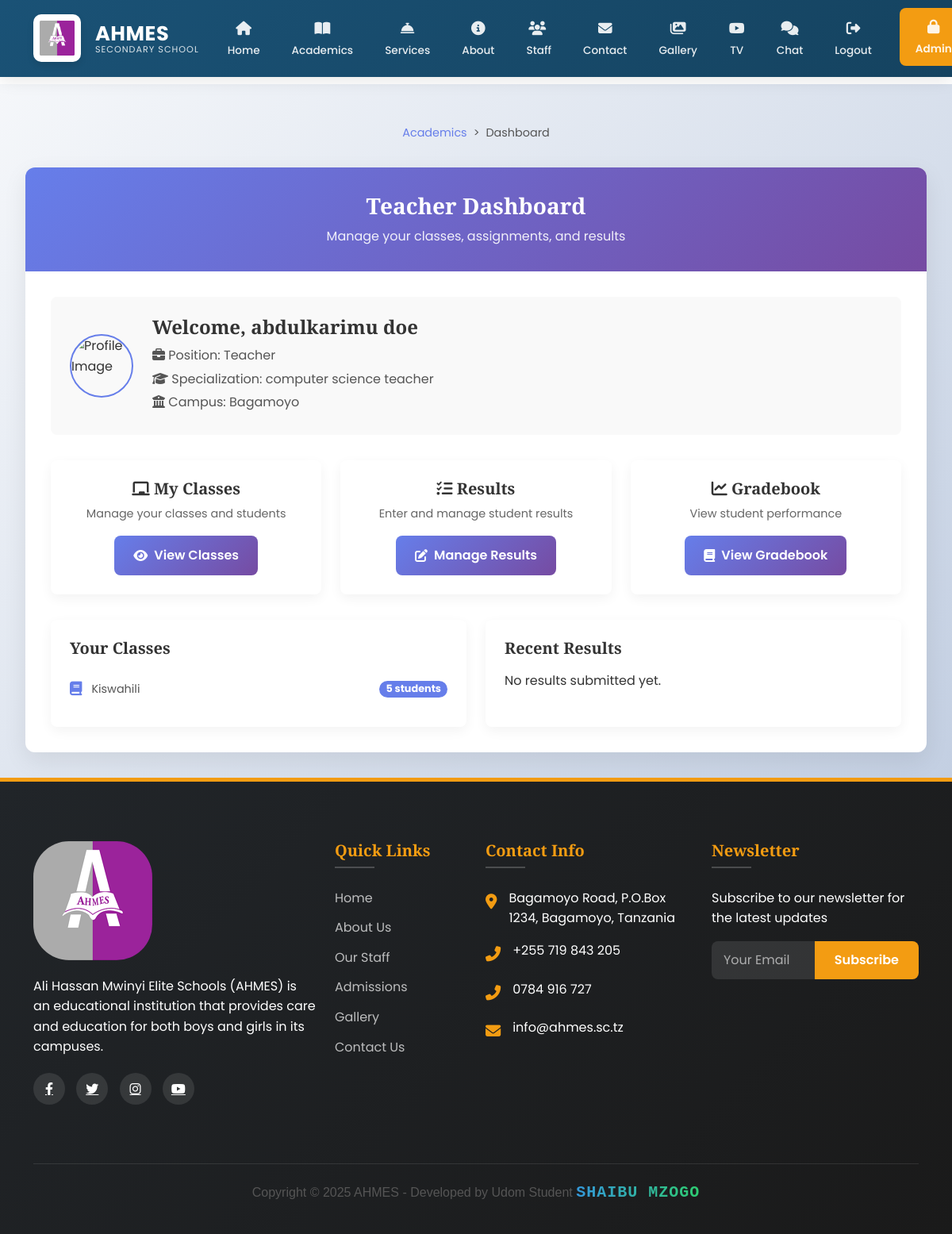
/academics/teacher/dashboard/ (signed in), run on an earlier commit of the app's database.
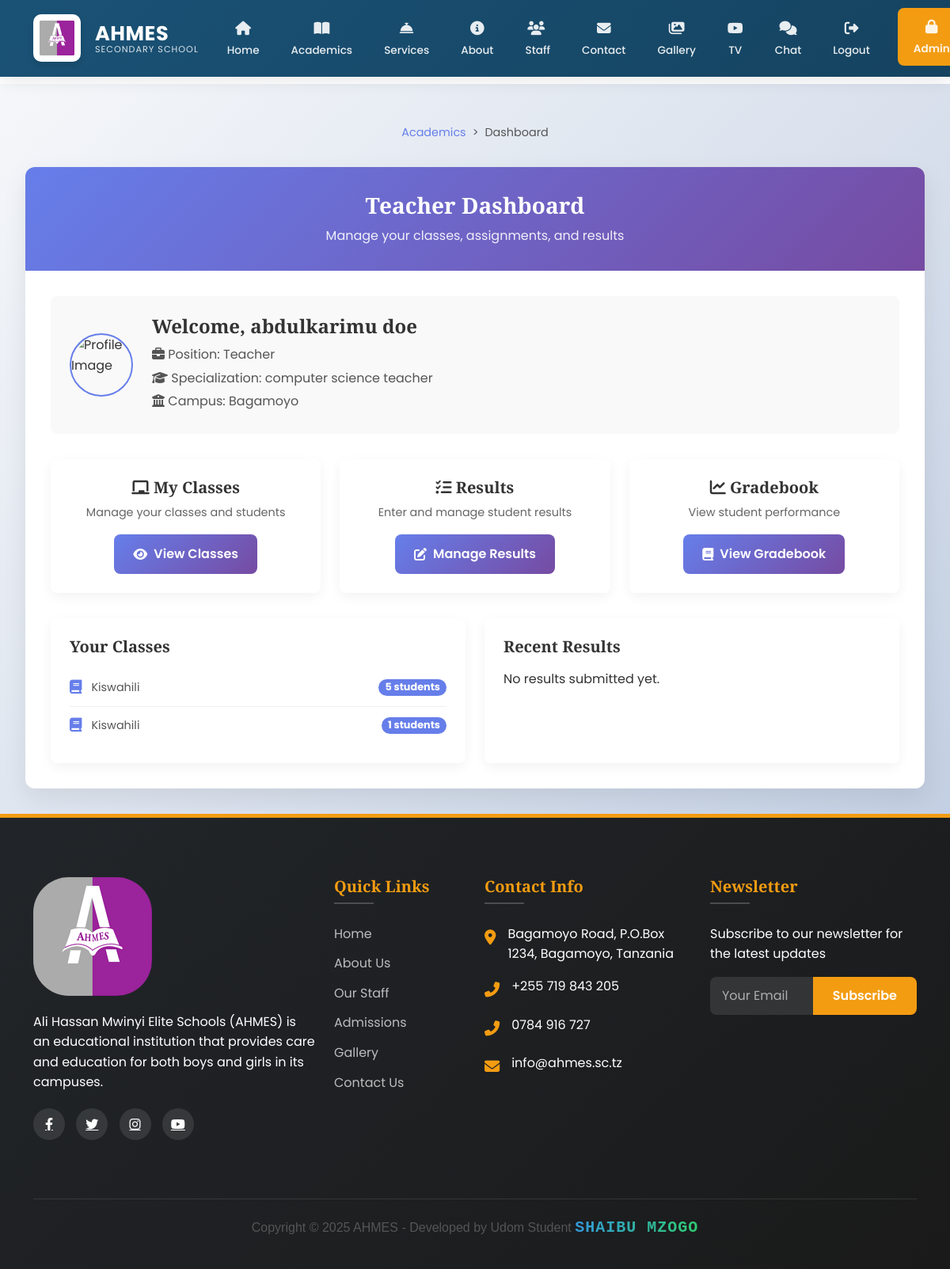
And on a later commit of the database.
### main/models.py (models this page shows, shortened)
class SchoolClass(models.Model):
    name = models.CharField(max_length=100)
    level = models.ForeignKey(Level, on_delete=models.CASCADE)
    teacher = models.ForeignKey(StaffMember, on_delete=models.CASCADE)
    students = models.ManyToManyField(Student)
    academic_year = models.CharField(max_length=20)
    created_at = models.DateTimeField(auto_now_add=True)
    updated_at = models.DateTimeField(auto_now=True)
    @property
    def student_count(self):
        return self.students.count()

### main/views.py (the view)
# urls.py: path('academics/teacher/dashboard/', teacher_dashboard, name='teacher_dashboard'),
@login_required
def teacher_dashboard(request):
    staff_profile = getattr(request.user, 'staff_profile', None)
    if not staff_profile or staff_profile.position != 'Teacher':
        raise PermissionDenied
    classes_taught = SchoolClass.objects.filter(teacher=staff_profile)
    return render(request, 'academics/teacher_dashboard.html', {
        'staff': staff_profile,
        'classes_taught': classes_taught
    })

### main/context_processors.py (called while the page is built)
def admin_counts(request):
    if request.user.is_authenticated and request.user.is_admin:
        return {
            'pending_comments': Comment.objects.filter(is_approved=False).count(),
            'gallery_count': Gallery.objects.count(),
        }
    return {}

def unread_messages_count(request):
    if request.user.is_authenticated:
        count = Message.objects.filter(
            conversation__participants=request.user,
            is_read=False
        ).exclude(
            sender=request.user
        ).count()
        print(f"DEBUG: Unread messages count for {request.user}: {count}")  # Debug output
        return {'unread_messages_count': count}
    return {}

### main/models.py (called while the page is built)
    def __str__(self):
        return self.username

### main/templates/academics/teacher_dashboard.html (shortened to what this page needs)
{% extends 'main/base.html' %}
{% load static %}
{% block content %}
<div class="teacher-dashboard-wrapper">
  <div class="teacher-breadcrumb">
    <ol>
      <li><a href="{% url 'services' %}">Academics</a></li>
      <li class="active">Dashboard</li>
    </ol>
  </div>
  <div class="teacher-dashboard-card">
    <div class="teacher-dashboard-header">
      <h2>Teacher Dashboard</h2>
      <p>Manage your classes, assignments, and results</p>
    </div>
    <div class="teacher-dashboard-body">
      <div class="teacher-profile">
        <img src="{% if staff.image %}{{ staff.image.url }}{% else %}{% static 'images/default-user.jpg' %}{% endif %}" alt="Profile Image">
        <div class="teacher-profile-info">
          <h2>Welcome, {{ staff.first_name }} {{ staff.last_name }}</h2>
          <p><i class="fas fa-briefcase"></i> Position: {{ staff.position }}</p>
          <p><i class="fas fa-graduation-cap"></i> Specialization: {{ staff.specialization }}</p>
          <p><i class="fas fa-university"></i> Campus: {{ staff.campus.name }}</p>
        </div>
      </div>
      <div class="dashboard-grid">
        <div class="dashboard-item">
          <h3><i class="fas fa-chalkboard"></i> My Classes</h3>
          <p>Manage your classes and students</p>
          <a href="{% url 'teacher_classes' %}"><i class="fas fa-eye"></i> View Classes</a>
        </div>
        <div class="dashboard-item">
          <h3><i class="fas fa-tasks"></i> Results</h3>
          <p>Enter and manage student results</p>
          <a href="{% url 'teacher_result_dashboard' %}"><i class="fas fa-edit"></i> Manage Results</a>
        </div>
        <div class="dashboard-item">
          <h3><i class="fas fa-chart-line"></i> Gradebook</h3>
          <p>View student performance</p>
          <a href="{% url 'teacher_gradebook' %}"><i class="fas fa-book"></i> View Gradebook</a>
        </div>
      </div>
      <div class="recent-section">
        <div class="recent-card">
          <h3>Your Classes</h3>
          {% if classes_taught %}
            <ul>
              {% for class in classes_taught %}
                <li>
                  <i class="fas fa-book"></i> {{ class.name }}
                  <span class="badge">{{ class.student_count }} students</span>
                </li>
              {% endfor %}
            </ul>
          {% else %}
            <p>You are not currently assigned to any classes.</p>
          {% endif %}
        </div>
        <div class="recent-card">
          <h3>Recent Results</h3>
          {% if recent_results %}
            <table class="result-table">
              <thead>
                <tr>
                  <th>Student</th>
                  <th>Subject</th>
                  <th>Score</th>
                  <th>Status</th>
                </tr>
              </thead>
              <tbody>
                {% for result in recent_results %}
                <tr>
                  <td>{{ result.student }}</td>
                  <td>{{ result.subject }}</td>
                  <td>{{ result.total_score }}</td>
                  <td>
                    <span class="badge {% if result.is_approved %}badge-approved{% else %}badge-pending{% endif %}">
                      {% if result.is_approved %}Approved{% else %}Pending{% endif %}
                    </span>
                  </td>
                </tr>
                {% endfor %}
              </tbody>
            </table>
            <a href="{% url 'teacher_result_dashboard' %}" class="btn btn-primary mt-3">View All Results</a>
          {% else %}
            <p>No results submitted yet.</p>
          {% endif %}
        </div>
      </div>
    </div>
  </div>
</div>
{% endblock %}

What changed in the data, as far as the page shows it:
added SchoolClass: name "Kiswahili", student_count "1"
